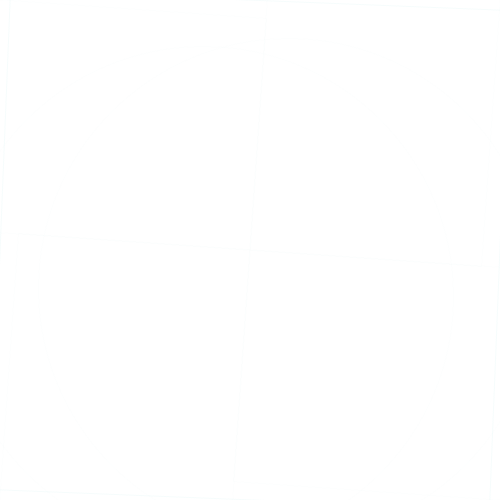
Frame 1 (no input)
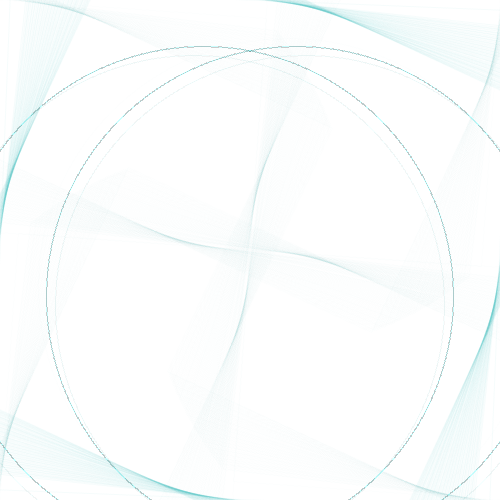
Frame 60 (the mouse pressed at the canvas centre just before this capture)
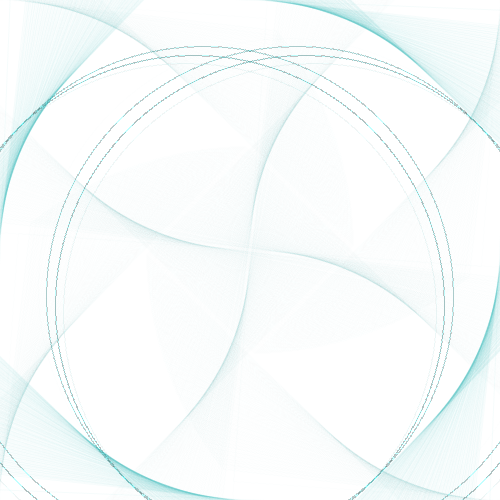
Frame 120 (the mouse held since frame 60 and released just before this capture)

The Processing sketch that drew these frames (run headless with seeded random() and noise(); from frame 60 on, the mouse is pressed at the canvas centre):

// Processing sketch: processing_141719
// ── processing_141719.pde

void setup()
{
  size(500, 500);
  background(255);
}

void draw()
{
  //background(255);
  translate(width/2, height/2);
  noFill();
  stroke(32, 178, 170, 10);
  
  //KREIS IN DER MITTE // DREHENDES QUADRAT; Groß
  pushMatrix();
  rectMode(CENTER);
  rotate(millis()/3000.0);
  rect(0, 0, 500, 500);
  popMatrix();
  resetMatrix();
  
  //KREIS WANDERND; VON LINKS OBEN NACH RECHTS UNTEN; BLAU
  pushMatrix();
  //background (255)
  float pos = map(second(), 0, 59, 0, 500);
  translate(pos, pos);
  stroke(0, 134, 139, 2);
  ellipse(0, 0, 500, 500);
  popMatrix();
  
  //KREIS WANDERND; VON RECHTS OBEN NACH LINKS UNTEN; 
  pushMatrix();
  //background (255)
  float pos3 = map(second(), 0, 59, 0, 500);
  translate(500-pos3, pos3);
  stroke(0, 134, 139, 2);
  ellipse(0, 0, 500, 500);
  popMatrix();
  
  //KLEINER KREIS; OBEN
  pushMatrix();
  rectMode(CENTER);
  translate(width/2, 0);
  rotate(millis()/3000.0);
  rect(0, 0, 500, 500);
  popMatrix();
  
    //KLEINER KREIS; UNTEN
  pushMatrix();
  rectMode(CENTER);
  translate(width/2, 500);
  rotate(millis()/3000.0);
  rect(0, 0, 500, 500);
  popMatrix();
  
     //KLEINER KREIS; LINKS
  pushMatrix();
  rectMode(CENTER);
  translate(0, height/2);
  rotate(millis()/3000.0);
  rect(0, 0, 500, 500);
  popMatrix();
  
     //KLEINER KREIS; RECHTS
  pushMatrix();
  rectMode(CENTER);
  translate(500, height/2);
  rotate(millis()/3000.0);
  rect(0, 0, 500, 500);
  popMatrix();
  
}
